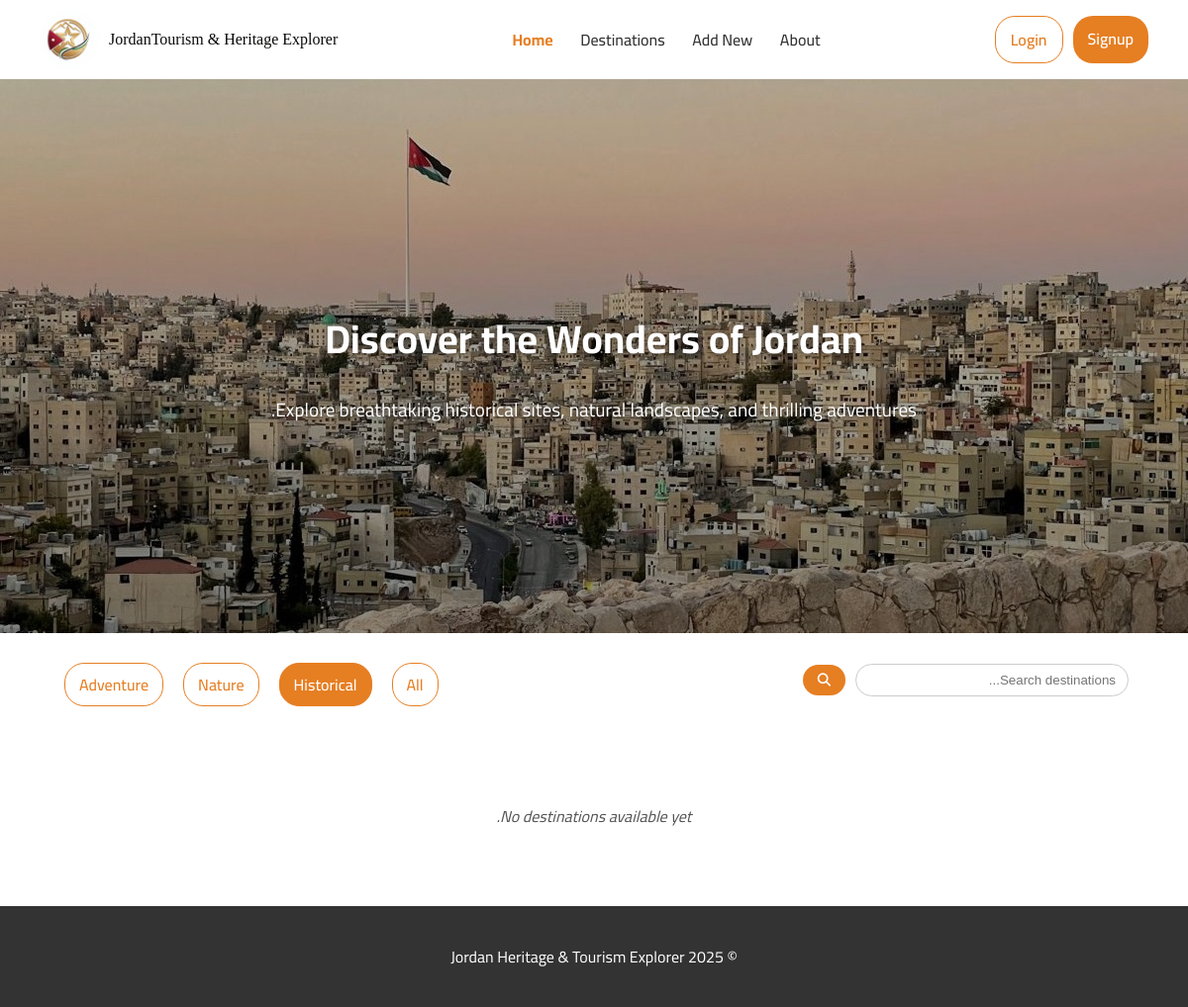
The app's page /destinations/?category=historical, older data.
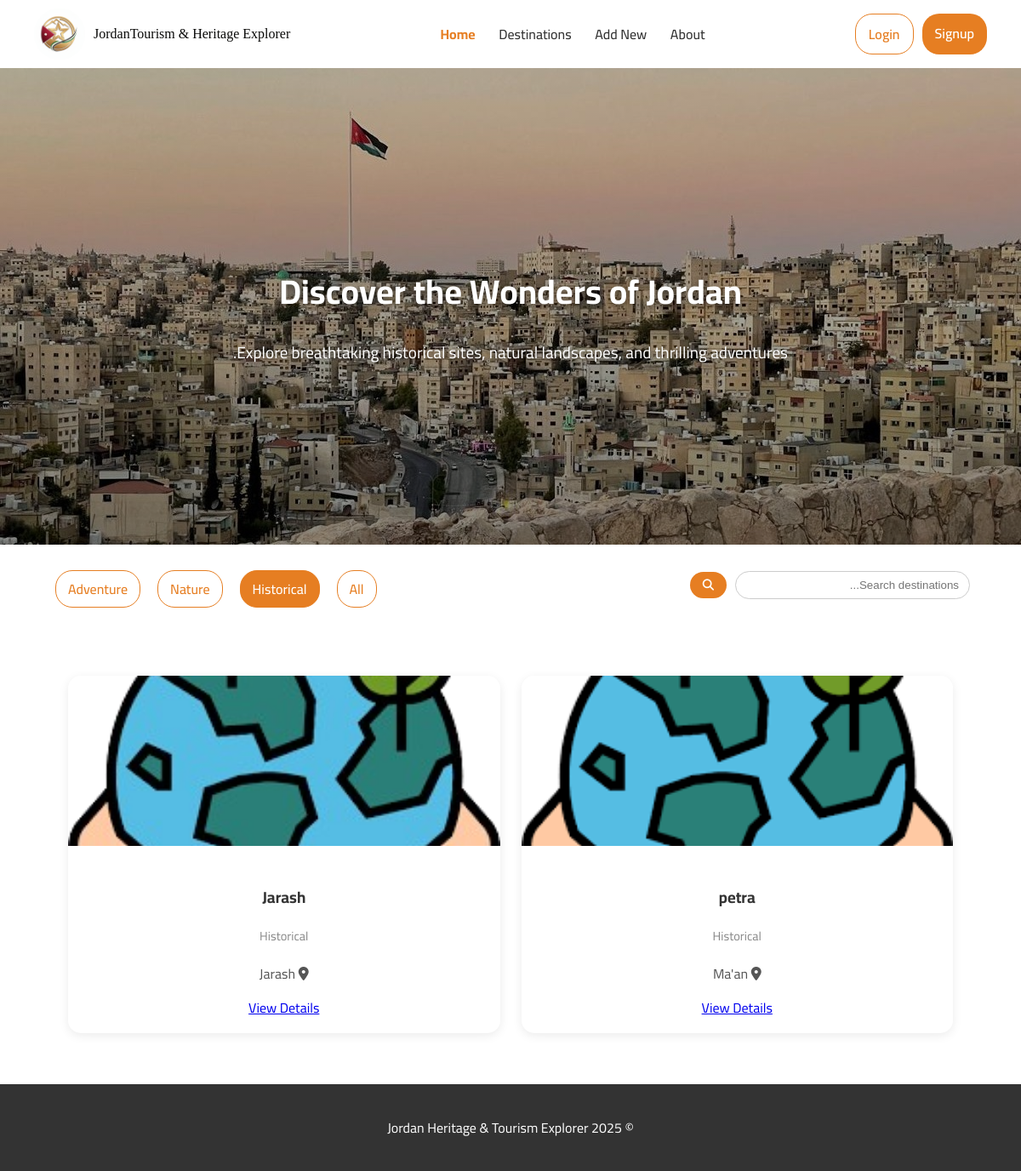
The same page, newer data.
### main_app/models.py (models this page shows, shortened)
class Destination(models.Model):
    category_choice = [
        ('historical','Historical'),
        ('nature', 'Nature'),
        ('adventure', 'Adventure'),
    ]
    status_choice = [
        ('pending','Pending'),
        ('approved','Approved'),
        ('declined','Declined'),
    ]
    name = models.CharField(max_length=200)
    description = models.TextField()
    category= models.CharField(max_length=20, choices=category_choice)
    location = models.CharField(max_length=100)
    activity_type = models.CharField(max_length=100)
    image = models.ImageField(upload_to = 'destinations/')
    created_at = models.DateTimeField(auto_now_add= True)
    created_by = models.ForeignKey(User, on_delete=models.SET_NULL, null=True, related_name='created_des')
    status = models.CharField(max_length=10, choices=status_choice, default='pending')

### main_app/views.py (the view)
# urls.py: path('destinations/', views.destination_list, name='destination_list'),
def destination_list(request):
    query = request.GET.get('q', '')
    category = request.GET.get('category', '')
    destinations = Destination.objects.filter(status='approved')
    if query:
        destinations = destinations.filter(name__icontains=query)
    if category and category != 'all':
        destinations = destinations.filter(category=category)
    return render(request, 'destinations/list.html', {
        'destinations': destinations,
        'query': query,
        'selected_category': category,
    })

### main_app/templates/destinations/list.html (shortened to what this page needs)
{% extends 'base.html' %}
{% load static %}
{% block content %}
<link rel="stylesheet" href="{% static 'css/destinations.css' %}">
<section class="destination-hero">
  <div class="hero-overlay">
    <h1>Discover the Wonders of Jordan</h1>
    <p>Explore breathtaking historical sites, natural landscapes, and thrilling adventures.</p>
  </div>
</section>
<div class="filters-container">
  <form method="get" class="search-form">
    <input type="text" name="q" placeholder="Search destinations..." value="{{ query }}">
    <button type="submit"><i class="fa-solid fa-search"></i></button>
  </form>
  <div class="category-filters">
    <a href="?category=all" class="filter-btn {% if selected_category == 'all' or not selected_category %}active{% endif %}">All</a>
    <a href="?category=historical" class="filter-btn {% if selected_category == 'historical' %}active{% endif %}">Historical</a>
    <a href="?category=nature" class="filter-btn {% if selected_category == 'nature' %}active{% endif %}">Nature</a>
    <a href="?category=adventure" class="filter-btn {% if selected_category == 'adventure' %}active{% endif %}">Adventure</a>
  </div>
</div>
<section class="destination-list-section">
  <div class="container">
    {% if destinations %}
      <div class="destination-grid">
        {% for destination in destinations %}
          <div class="destination-card">
            <div class="card-image">
              <img src="{{ destination.image.url }}" alt="{{ destination.name }}">
            </div>
            <div class="card-content">
              <h3>{{ destination.name }}</h3>
              <p class="category">{{ destination.get_category_display }}</p>
              <p class="location"><i class="fa-solid fa-location-dot"></i> {{ destination.location }}</p>
              <a href="{% url 'destination_detail' destination.pk %}" class="view-btn">View Details</a>
            </div>
          </div>
        {% endfor %}
      </div>
    {% else %}
      <p class="no-destinations">No destinations available yet.</p>
    {% endif %}
  </div>
</section>
{% endblock %}

Row changes from the older to the newer data that the page shows:
added Destination: image (picture), name "petra", category "Historical", location "Ma'an"
added Destination: image (picture), name "Jarash", category "Historical", location "Jarash"
Text that changed along with them:
text no longer shown: "No destinations available yet."
